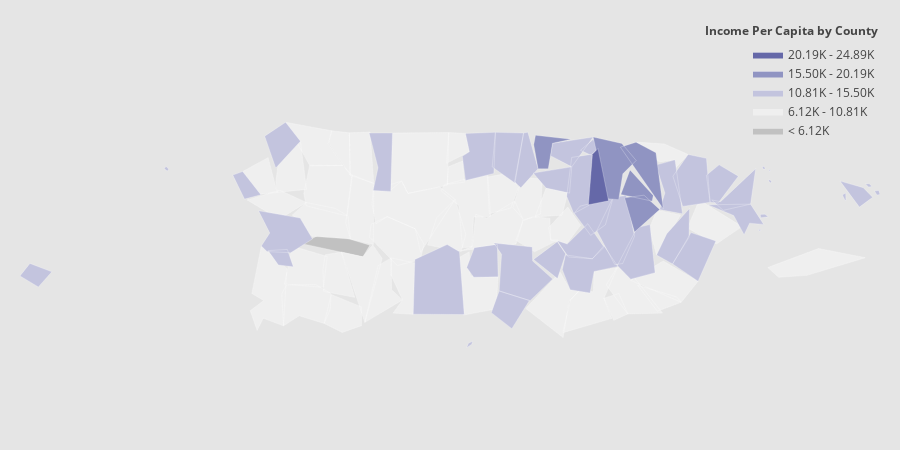

Notebook code cell kept with this figure:
### Code cell
# Per Capita Income (2019) by county
values = ihpAndIncomePerCapitaDf['per_capita_income_past_year'].tolist()
fips = ihpAndIncomePerCapitaDf['fips_code'].tolist()

endpts = list(np.mgrid[min(values):max(values):5j])
colorscale = [
    'rgb(193, 193, 193)',
    'rgb(239,239,239)',
    'rgb(195, 196, 222)',
    'rgb(144,148,194)',
    'rgb(101,104,168)',
    'rgb(65, 53, 132)'
]
incomePerCapitaFig = ff.create_choropleth(
    fips=fips, values=values, scope=['PR'], show_state_data=True,
    colorscale=colorscale, binning_endpoints=endpts, round_legend_values=True,
    plot_bgcolor='rgb(229,229,229)',
    paper_bgcolor='rgb(229,229,229)',
    legend_title='Income Per Capita by County',
    county_outline={'color': 'rgb(255,255,255)', 'width': 0.25},    
    exponent_format=True,
)
incomePerCapitaFig.layout.template = None
incomePerCapitaFig.show()

### Figure 1 — Plotly figure (JSON) as saved in the notebook; plotly's stock layout.template omitted (floating-point values rounded to 4 significant figures; data arrays with more than 128 entries replaced by an {"elided": "..."} marker saying what was removed)
{"data": [{"fill": "toself", "fillcolor": "rgb(193, 193, 193)", "hoverinfo": "none", "line": {"color": "rgb(255,255,255)", "width": 0.25}, "mode": "lines", "name": "< 6.12K", "type": "scatter", "x": [-67.05, -66.98, -66.84, -66.86, -67.05, null], "y": [18.17, 18.21, 18.17, 18.14, 18.17, null]}, {"fill": "toself", "fillcolor": "rgb(239,239,239)", "hoverinfo": "none", "line": {"color": "rgb(255,255,255)", "width": 0.25}, "mode": "lines", "name": "6.12K - 10.81K", "type": "scatter", "x": {"elided": "305 float values"}, "y": {"elided": "305 float values"}}, {"fill": "toself", "fillcolor": "rgb(195, 196, 222)", "hoverinfo": "none", "line": {"color": "rgb(255,255,255)", "width": 0.25}, "mode": "lines", "name": "10.81K - 15.50K", "type": "scatter", "x": {"elided": "276 float values"}, "y": {"elided": "276 float values"}}, {"fill": "toself", "fillcolor": "rgb(144,148,194)", "hoverinfo": "none", "line": {"color": "rgb(255,255,255)", "width": 0.25}, "mode": "lines", "name": "15.50K - 20.19K", "type": "scatter", "x": [-66.04, -65.99, -65.93, -65.91, -66.04, null, -66.32, -66.31, -66.2, -66.26, -66.27, -66.3, -66.32, null, -66.03, -65.97, -65.92, -66.0, -66.03, null, -66.13, -66.04, -65.99, -66.04, -66.05, -66.09, -66.13, null, -66.04, -66.01, -65.94, -65.94, -66.04, null], "y": [18.44, 18.46, 18.43, 18.27, 18.44, null, 18.45, 18.48, 18.47, 18.46, 18.38, 18.38, 18.45, null, 18.3, 18.31, 18.27, 18.21, 18.3, null, 18.47, 18.45, 18.41, 18.37, 18.3, 18.3, 18.47, null, 18.31, 18.38, 18.31, 18.29, 18.31, null]}, {"fill": "toself", "fillcolor": "rgb(101,104,168)", "hoverinfo": "none", "line": {"color": "rgb(255,255,255)", "width": 0.25}, "mode": "lines", "name": "20.19K - 24.89K", "type": "scatter", "x": [-66.14, -66.13, -66.11, -66.08, -66.14, null], "y": [18.28, 18.42, 18.44, 18.29, 18.28, null]}, {"fill": "toself", "fillcolor": "rgb(65, 53, 132)", "hoverinfo": "none", "line": {"color": "rgb(255,255,255)", "width": 0.25}, "mode": "lines", "name": "> 24.89K", "type": "scatter", "x": [], "y": []}, {"hoverinfo": "text", "legendgroup": "centroids", "marker": {"color": "white", "opacity": 0}, "mode": "markers", "name": "US Counties", "selected": {"marker": {"color": "white", "opacity": 1, "size": 3}}, "showlegend": false, "text": ["County: Ponce<br>State: Puerto Rico<br>FIPS: 72113<br>Value: 11393", "County: Ponce<br>State: Puerto Rico<br>FIPS: 72113<br>Value: 11393", "County: Mayagüez<br>State: Puerto Rico<br>FIPS: 72097<br>Value: 10994", "County: Mayagüez<br>State: Puerto Rico<br>FIPS: 72097<br>Value: 10994", "County: Mayagüez<br>State: Puerto Rico<br>FIPS: 72097<br>Value: 10994", "County: Fajardo<br>State: Puerto Rico<br>FIPS: 72053<br>Value: 12846", "County: Fajardo<br>State: Puerto Rico<br>FIPS: 72053<br>Value: 12846", "County: Fajardo<br>State: Puerto Rico<br>FIPS: 72053<br>Value: 12846", "County: Fajardo<br>State: Puerto Rico<br>FIPS: 72053<br>Value: 12846", "County: Culebra<br>State: Puerto Rico<br>FIPS: 72049<br>Value: 15027", "County: Culebra<br>State: Puerto Rico<br>FIPS: 72049<br>Value: 15027", "County: Culebra<br>State: Puerto Rico<br>FIPS: 72049<br>Value: 15027", "County: Culebra<br>State: Puerto Rico<br>FIPS: 72049<br>Value: 15027", "County: Ceiba<br>State: Puerto Rico<br>FIPS: 72037<br>Value: 11204", "County: Ceiba<br>State: Puerto Rico<br>FIPS: 72037<br>Value: 11204", "County: Ceiba<br>State: Puerto Rico<br>FIPS: 72037<br>Value: 11204", "County: Adjuntas<br>State: Puerto Rico<br>FIPS: 72001<br>Value: 7595", "County: Aguada<br>State: Puerto Rico<br>FIPS: 72003<br>Value: 9692", "County: Aguadilla<br>State: Puerto Rico<br>FIPS: 72005<br>Value: 11298", "County: Aguas Buenas<br>State: Puerto Rico<br>FIPS: 72007<br>Value: 11097", "County: Aibonito<br>State: Puerto Rico<br>FIPS: 72009<br>Value: 11363", "County: Añasco<br>State: Puerto Rico<br>FIPS: 72011<br>Value: 10603", "County: Arecibo<br>State: Puerto Rico<br>FIPS: 72013<br>Value: 10596", "County: Arroyo<br>State: Puerto Rico<br>FIPS: 72015<br>Value: 8611", "County: Barceloneta<br>State: Puerto Rico<br>FIPS: 72017<br>Value: 9847", "County: Barranquitas<br>State: Puerto Rico<br>FIPS: 72019<br>Value: 8537", "County: Bayamón<br>State: Puerto Rico<br>FIPS: 72021<br>Value: 14782", "County: Cabo Rojo<br>State: Puerto Rico<br>FIPS: 72023<br>Value: 9903", "County: Caguas<br>State: Puerto Rico<br>FIPS: 72025<br>Value: 15244", "County: Camuy<br>State: Puerto Rico<br>FIPS: 72027<br>Value: 10709", "County: Canóvanas<br>State: Puerto Rico<br>FIPS: 72029<br>Value: 12924", "County: Carolina<br>State: Puerto Rico<br>FIPS: 72031<br>Value: 16846", "County: Cataño<br>State: Puerto Rico<br>FIPS: 72033<br>Value: 12796", "County: Cayey<br>State: Puerto Rico<br>FIPS: 72035<br>Value: 12819", "County: Ciales<br>State: Puerto Rico<br>FIPS: 72039<br>Value: 9106", "County: Cidra<br>State: Puerto Rico<br>FIPS: 72041<br>Value: 10980", "County: Coamo<br>State: Puerto Rico<br>FIPS: 72043<br>Value: 11063", "County: Comerío<br>State: Puerto Rico<br>FIPS: 72045<br>Value: 7352", "County: Corozal<br>State: Puerto Rico<br>FIPS: 72047<br>Value: 8124", "County: Dorado<br>State: Puerto Rico<br>FIPS: 72051<br>Value: 16876", "County: Florida<br>State: Puerto Rico<br>FIPS: 72054<br>Value: 9250", "County: Guánica<br>State: Puerto Rico<br>FIPS: 72055<br>Value: 7293", "County: Guayama<br>State: Puerto Rico<br>FIPS: 72057<br>Value: 10387", "County: Guayanilla<br>State: Puerto Rico<br>FIPS: 72059<br>Value: 9136", "County: Guaynabo<br>State: Puerto Rico<br>FIPS: 72061<br>Value: 24887", "County: Gurabo<br>State: Puerto Rico<br>FIPS: 72063<br>Value: 18518", "County: Hatillo<br>State: Puerto Rico<br>FIPS: 72065<br>Value: 11144", "County: Hormigueros<br>State: Puerto Rico<br>FIPS: 72067<br>Value: 12479", "County: Humacao<br>State: Puerto Rico<br>FIPS: 72069<br>Value: 13043", "County: Isabela<br>State: Puerto Rico<br>FIPS: 72071<br>Value: 9002", "County: Jayuya<br>State: Puerto Rico<br>FIPS: 72073<br>Value: 7308", "County: Juana Díaz<br>State: Puerto Rico<br>FIPS: 72075<br>Value: 10550", "County: Juncos<br>State: Puerto Rico<br>FIPS: 72077<br>Value: 10222", "County: Lajas<br>State: Puerto Rico<br>FIPS: 72079<br>Value: 7432", "County: Lares<br>State: Puerto Rico<br>FIPS: 72081<br>Value: 9091", "County: Las Marías<br>State: Puerto Rico<br>FIPS: 72083<br>Value: 7585", "County: Las Piedras<br>State: Puerto Rico<br>FIPS: 72085<br>Value: 11475", "County: Loíza<br>State: Puerto Rico<br>FIPS: 72087<br>Value: 9335", "County: Luquillo<br>State: Puerto Rico<br>FIPS: 72089<br>Value: 11123", "County: Manatí<br>State: Puerto Rico<br>FIPS: 72091<br>Value: 11084", "County: Maricao<br>State: Puerto Rico<br>FIPS: 72093<br>Value: 6118", "County: Maunabo<br>State: Puerto Rico<br>FIPS: 72095<br>Value: 9319", "County: Moca<br>State: Puerto Rico<br>FIPS: 72099<br>Value: 10342", "County: Morovis<br>State: Puerto Rico<br>FIPS: 72101<br>Value: 9728", "County: Naguabo<br>State: Puerto Rico<br>FIPS: 72103<br>Value: 9283", "County: Naranjito<br>State: Puerto Rico<br>FIPS: 72105<br>Value: 9120", "County: Orocovis<br>State: Puerto Rico<br>FIPS: 72107<br>Value: 8299", "County: Patillas<br>State: Puerto Rico<br>FIPS: 72109<br>Value: 9636", "County: Peñuelas<br>State: Puerto Rico<br>FIPS: 72111<br>Value: 9480", "County: Quebradillas<br>State: Puerto Rico<br>FIPS: 72115<br>Value: 10451", "County: Rincón<br>State: Puerto Rico<br>FIPS: 72117<br>Value: 12507", "County: Río Grande<br>State: Puerto Rico<br>FIPS: 72119<br>Value: 11341", "County: Sabana Grande<br>State: Puerto Rico<br>FIPS: 72121<br>Value: 9810", "County: Salinas<br>State: Puerto Rico<br>FIPS: 72123<br>Value: 9557", "County: San Germán<br>State: Puerto Rico<br>FIPS: 72125<br>Value: 10535", "County: San Juan<br>State: Puerto Rico<br>FIPS: 72127<br>Value: 19361", "County: San Lorenzo<br>State: Puerto Rico<br>FIPS: 72129<br>Value: 11307", "County: San Sebastián<br>State: Puerto Rico<br>FIPS: 72131<br>Value: 9498", "County: Santa Isabel<br>State: Puerto Rico<br>FIPS: 72133<br>Value: 11596", "County: Toa Alta<br>State: Puerto Rico<br>FIPS: 72135<br>Value: 14661", "County: Toa Baja<br>State: Puerto Rico<br>FIPS: 72137<br>Value: 13106", "County: Trujillo Alto<br>State: Puerto Rico<br>FIPS: 72139<br>Value: 16482", "County: Utuado<br>State: Puerto Rico<br>FIPS: 72141<br>Value: 8683", "County: Vega Alta<br>State: Puerto Rico<br>FIPS: 72143<br>Value: 11735", "County: Vega Baja<br>State: Puerto Rico<br>FIPS: 72145<br>Value: 11116", "County: Vieques<br>State: Puerto Rico<br>FIPS: 72147<br>Value: 10426", "County: Villalba<br>State: Puerto Rico<br>FIPS: 72149<br>Value: 10894", "County: Yabucoa<br>State: Puerto Rico<br>FIPS: 72151<br>Value: 9929", "County: Yauco<br>State: Puerto Rico<br>FIPS: 72153<br>Value: 8404"], "type": "scatter", "unselected": {"marker": {"opacity": 0}}, "x": [[-66.52], [-66.61], [-67.11], [-67.48], [-67.89], [-65.57], [-65.57], [-65.59], [-65.67], [-65.23], [-65.26], [-65.33], [-65.29], [-65.59], [-65.6], [-65.67], -66.75, -67.18, -67.12, -66.13, -66.26, -67.12, -66.68, -66.06, -66.56, -66.31, -66.17, -67.15, -66.05, -66.86, -65.89, -65.96, -66.14, -66.15, -66.52, -66.16, -66.36, -66.22, -66.33, -66.28, -66.56, -66.92, -66.14, -66.79, -66.11, -65.98, -66.8, -67.11, -65.81, -67.01, -66.59, -66.5, -65.91, -67.04, -66.87, -66.98, -65.87, -65.9, -65.72, -66.49, -66.94, -65.92, -67.08, -66.42, -65.75, -66.25, -66.43, -66.01, -66.72, -66.93, -67.23, -65.81, -66.94, -66.26, -67.04, -66.06, -65.98, -66.97, -66.39, -66.25, -66.21, -66.0, -66.7, -66.34, -66.4, -65.44, -66.47, -65.9, -66.86], "y": [[17.89], [18.06], [18.21], [18.38], [18.09], [18.38], [18.35], [18.39], [18.32], [18.32], [18.34], [18.31], [18.31], [18.25], [18.21], [18.25], 18.18, 18.36, 18.46, 18.25, 18.13, 18.29, 18.41, 18.0, 18.45, 18.2, 18.35, 18.04, 18.21, 18.42, 18.33, 18.38, 18.44, 18.1, 18.29, 18.17, 18.1, 18.22, 18.3, 18.44, 18.37, 17.98, 18.0, 18.04, 18.34, 18.27, 18.41, 18.13, 18.15, 18.45, 18.21, 18.05, 18.22, 18.01, 18.27, 18.24, 18.19, 18.43, 18.34, 18.42, 18.17, 18.02, 18.38, 18.32, 18.23, 18.29, 18.21, 18.03, 18.06, 18.44, 18.34, 18.35, 18.08, 18.01, 18.11, 18.39, 18.15, 18.33, 17.99, 18.36, 18.43, 18.34, 18.27, 18.41, 18.43, 18.12, 18.13, 18.07, 18.08]}, {"hoverinfo": "text", "legendgroup": "States", "line": {"color": "rgb(240, 240, 240)", "width": 1}, "mode": "lines", "showlegend": false, "type": "scatter", "x": [], "y": []}], "layout": {"annotations": [{"showarrow": false, "text": "<b>Income Per Capita by County</b>", "x": 1, "xanchor": "right", "xref": "paper", "y": 1.05, "yref": "paper"}], "dragmode": "select", "height": 450, "hovermode": "closest", "legend": {"traceorder": "reversed", "x": 1, "xanchor": "right", "y": 1, "yanchor": "top"}, "margin": {"b": 20, "l": 20, "r": 20, "t": 40}, "paper_bgcolor": "rgb(229,229,229)", "plot_bgcolor": "rgb(229,229,229)", "width": 900, "xaxis": {"autorange": false, "fixedrange": true, "range": [-67.94, -65.22], "showgrid": false, "showticklabels": false, "zeroline": false}, "yaxis": {"autorange": false, "fixedrange": true, "range": [17.65, 18.74], "showgrid": false, "showticklabels": false, "zeroline": false}}}
